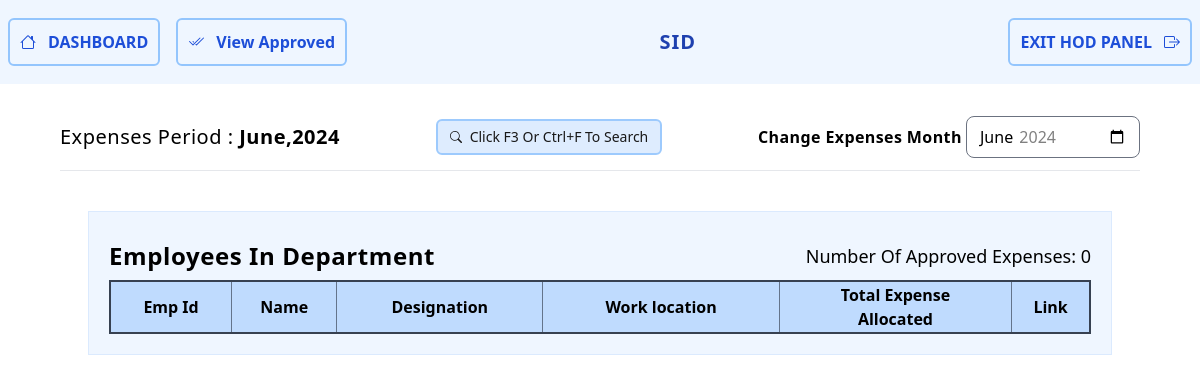
Before: /hod-panel/view_approved/ (signed in) with the older database file.
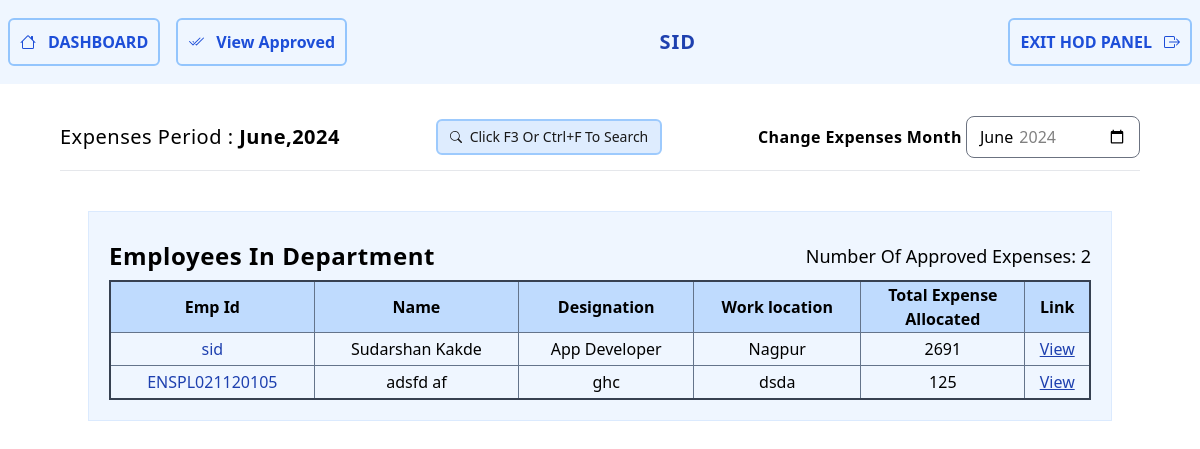
After: the same page with the newer database file.
### HOD/models.py (models this page shows, shortened)
class Approved_monthly_expenses(models.Model):
    approved_on = models.DateField(default=dajngo_datetime)
    approved_by = models.ForeignKey(User, on_delete=models.PROTECT,related_name='approved_by')
    employee = models.ForeignKey(EmployeeProfile, on_delete=models.PROTECT,related_name='employee')
    approvedExpenses = models.ManyToManyField(Total_Expense, related_name='Total_Expense')
    remark = models.CharField(max_length=200,blank=True,null=True)
    total_expense_allocated = models.IntegerField(default=0)
    approved = models.BooleanField(default=True)
    approved_For_Month_Year = models.DateField(blank=False,null=False,default=dajngo_datetime)

### ENSApp/models.py (models this page shows, shortened)
class EmployeeProfile(models.Model):
    DEPARTMENT_CHOICES = [
        ('Account', 'Account'),
        ('Admin', 'Admin'),
        ('Biotech', 'Biotech'),
        ('Construction', 'Construction'),
        ('Electrical', 'Electrical'),
        ('FWD', 'FWD'),
        ('General', 'General'),
        ('HR', 'HR'),
        ('International Business Unit (IBU)', 'International Business Unit (IBU)'),
        ('IT', 'IT'),
        ('Logistics', 'Logistics'),
        ('Production(Onion)', 'Production(Onion)'),
        ('Production(Veg)', 'Production(Veg)'),
        ('Production(Maize)', 'Production(Maize)'),
        ('MD', 'MD'),
        ('Purchase', 'Purchase'),
        ('QA', 'QA'),
        ('R&D', 'R&D'),
        ('Security', 'Security'),
        ('SPT', 'SPT'),
        ('Vehicle', 'Vehicle'),
    ]
    user = models.OneToOneField(User, on_delete=models.CASCADE)
    profile_picture = models.ImageField(upload_to='images/', default='default.png')
    department = models.CharField(max_length=100,choices=DEPARTMENT_CHOICES)
    designation = models.CharField(max_length=100)
    vehicle_number=models.CharField(max_length=15)
    phone_number = models.CharField(max_length=20)
    birth_date = models.DateField(null=True, blank=True)
    address = models.CharField(max_length=200)
    work_location = models.CharField(max_length=30, blank=True)

### HOD/views.py (the view, shortened to what this page needs)
# urls.py: path("view_approved/", views.view_approved, name="view_approved"),
def view_approved(request):
    if request.method == 'GET':
        employeeId = request.GET.get('employee')
        month = request.GET.get('month')
        year = request.GET.get('year')
        current_user = request.user
        current_user_profile = get_object_or_404(EmployeeProfile, user=current_user)
        if not employeeId:
            if not month:
                month = datetime.now().month
            if not year:
                year = datetime.now().year
            approved_For_Month_Year = datetime(int(year), int(month), 1)
            approved_expenses = Approved_monthly_expenses.objects.filter(
                employee__department=current_user_profile.department,
                approved_For_Month_Year__month=int(month),
                approved_For_Month_Year__year=int(year),
                approved=True
            )
            return render(request, 'approved.html', {
                'approved_expenses': approved_expenses,
                'approved_For_Month_Year': approved_For_Month_Year,
                'employeeInstance': None
            })
    return HttpResponse('Method not allowed', status=405)

### HOD/templates/approved.html (shortened to what this page needs)
{% extends "hodBase.html" %} {% block body %}
<div class="text-center w-[90%] mx-auto my-5">
  <div class="flex flex-row justify-between items-center py-3">
    <h3 class="text-xl font-normal tracking-wide">
      Expenses Period :
      <span class="font-semibold">{{approved_For_Month_Year|date:"F,Y"}}</span>
    </h3>
    <span
    class="flex flex-row justify-center items-center gap-2 rounded-md border-2 bg-blue-100  px-3 py-1.5 border-blue-300 capitalize opacity-90 text-sm "> <svg xmlns="http://www.w3.org/2000/svg" width="12" height="12" fill="currentColor" class="bi bi-search" viewBox="0 0 16 16">
     <path d="M11.742 10.344a6.5 6.5 0 1 0-1.397 1.398h-.001q.044.06.098.115l3.85 3.85a1 1 0 0 0 1.415-1.414l-3.85-3.85a1 1 0 0 0-.115-.1zM12 6.5a5.5 5.5 0 1 1-11 0 5.5 5.5 0 0 1 11 0"/>
   </svg>click F3 or Ctrl+F To Search
    </span>
    <div>
      <label for="month" class="font-semibold tracking-wide">Change Expenses Month</label>
      <input type="month" id="monthInput" class="rounded-lg"
        value="{{approved_For_Month_Year|date:'Y'}}-{{approved_For_Month_Year|date:'m'}}" max="{% now 'Y-m' %}"
        min="2024-01" />
    </div>
  </div>
  <hr />
</div>
<div class="p-5 container mx-auto border border-blue-100 bg-blue-50  w-[95vw] mt-10">
  <div class="my-2 flex flex-row justify-between items-center text-lg capitalize">
    <span class="text-2xl font-semibold tracking-wide ">Employees in {{user_info.department}} Department
    </span>
    <span>
      Number of Approved Expenses:
      {{approved_expenses|length }}
    </span>
  </div>
  <table class="table-auto w-full text-center border border-2 border-gray-700 border-collapse border-spacing-1">
    <thead>
      <tr>
        <th class="border border-slate-500 bg-blue-200 py-3">Emp Id</th>
        <th class="border border-slate-500 bg-blue-200">Name</th>
        <th class="border border-slate-500 bg-blue-200">Designation</th>
        <th class="border border-slate-500 bg-blue-200">Work location</th>
        <th class="border border-slate-500 bg-blue-200">Total Expense <br /> Allocated <br>
        </th>
        <th class="border border-slate-500 bg-blue-200">
          Link
        </th>
      </tr>
    </thead>
    <tbody>
      {% for emp in approved_expenses %}
      <tr class="">
        <td class="border border-slate-500 p-1 text-blue-800"><a
            href="{%url 'hod:view_employee' emp.employee.user.id%}?month={{approved_For_Month_Year|date:'m'}}&year{{approved_For_Month_Year|date:'Y'}}">{{ emp.employee.user.username }} </a></td>
        <td class="border border-slate-500 p-1 ">
          {{ emp.employee.user.first_name }} {{ emp.employee.user.last_name }}
        </td>
        <td class="border border-slate-500 p-1">{{ emp.employee.designation }}</td>
        <td class="border border-slate-500 p-1">{{ emp.employee.work_location }}</td>
        <td class="border border-slate-500 p-1 ">{{ emp.total_expense_allocated }}</td>
        <td class="border border-slate-500 p-1 "><a
            href="{%url 'hod:view_employee' emp.employee.user.id%}?month={{approved_For_Month_Year|date:'m'}}&year{{approved_For_Month_Year|date:'Y'}}"
            class="underline text-blue-800">
            View
          </a></td>
      </tr>
      {% endfor %}
    </tbody>
  </table>
</div> {% endblock body %}

Changed rows visible on the page:
added Approved_monthly_expenses: employee.user.username "sid", employee.user.first_name "Sudarshan", employee.user.last_name "Kakde", employee.designation "App Developer", employee.work_location "Nagpur", total_expense_allocated "2691"
added Approved_monthly_expenses: employee.user.username "ENSPL021120105", employee.user.first_name "adsfd", employee.user.last_name "af", employee.designation "ghc", employee.work_location "dsda", total_expense_allocated "125"
Other visible differences:
{{ approved_expenses|length }}: "0" → "2"
